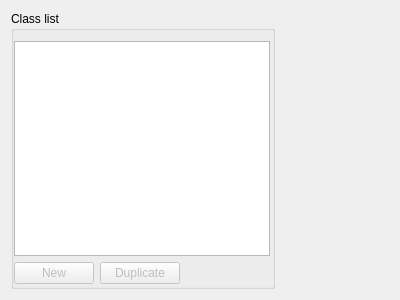
<?xml version="1.0" encoding="UTF-8"?>
<ui version="4.0">
 <class>pluginModelerSummary</class>
 <widget class="QWidget" name="pluginModelerSummary">
  <property name="geometry">
   <rect>
    <x>0</x>
    <y>0</y>
    <width>400</width>
    <height>300</height>
   </rect>
  </property>
  <property name="windowTitle">
   <string>Form</string>
  </property>
  <property name="autoFillBackground">
   <bool>true</bool>
  </property>
  <layout class="QHBoxLayout" name="horizontalLayout">
   <item>
    <widget class="QGroupBox" name="groupBox_2">
     <property name="title">
      <string>Class list</string>
     </property>
     <layout class="QVBoxLayout" name="verticalLayout_3">
      <property name="leftMargin">
       <number>0</number>
      </property>
      <property name="topMargin">
       <number>10</number>
      </property>
      <property name="rightMargin">
       <number>2</number>
      </property>
      <property name="bottomMargin">
       <number>2</number>
      </property>
      <item>
       <widget class="QListWidget" name="classList">
        <property name="sizePolicy">
         <sizepolicy hsizetype="Minimum" vsizetype="Expanding">
          <horstretch>0</horstretch>
          <verstretch>0</verstretch>
         </sizepolicy>
        </property>
       </widget>
      </item>
      <item>
       <layout class="QHBoxLayout" name="horizontalLayout_2">
        <property name="topMargin">
         <number>0</number>
        </property>
        <item>
         <widget class="QPushButton" name="buttonNew">
          <property name="enabled">
           <bool>false</bool>
          </property>
          <property name="text">
           <string>New</string>
          </property>
         </widget>
        </item>
        <item>
         <widget class="QPushButton" name="buttonDuplicate">
          <property name="enabled">
           <bool>false</bool>
          </property>
          <property name="text">
           <string>Duplicate</string>
          </property>
         </widget>
        </item>
        <item>
         <spacer name="horizontalSpacer_2">
          <property name="orientation">
           <enum>Qt::Horizontal</enum>
          </property>
          <property name="sizeHint" stdset="0">
           <size>
            <width>40</width>
            <height>20</height>
           </size>
          </property>
         </spacer>
        </item>
       </layout>
      </item>
     </layout>
    </widget>
   </item>
   <item>
    <widget class="QStackedWidget" name="stackedWidget">
     <property name="currentIndex">
      <number>0</number>
     </property>
     <widget class="QWidget" name="page"/>
     <widget class="QWidget" name="page_2">
      <layout class="QVBoxLayout" name="verticalLayout_2">
       <property name="spacing">
        <number>0</number>
       </property>
       <property name="margin">
        <number>0</number>
       </property>
       <item>
        <widget class="QGroupBox" name="groupBox">
         <property name="sizePolicy">
          <sizepolicy hsizetype="Expanding" vsizetype="Preferred">
           <horstretch>2</horstretch>
           <verstretch>0</verstretch>
          </sizepolicy>
         </property>
         <property name="title">
          <string>GroupBox</string>
         </property>
         <layout class="QVBoxLayout" name="verticalLayout">
          <item>
           <spacer name="horizontalSpacer">
            <property name="orientation">
             <enum>Qt::Horizontal</enum>
            </property>
            <property name="sizeHint" stdset="0">
             <size>
              <width>91</width>
              <height>20</height>
             </size>
            </property>
           </spacer>
          </item>
         </layout>
        </widget>
       </item>
      </layout>
     </widget>
    </widget>
   </item>
  </layout>
 </widget>
 <resources/>
 <connections/>
</ui>
